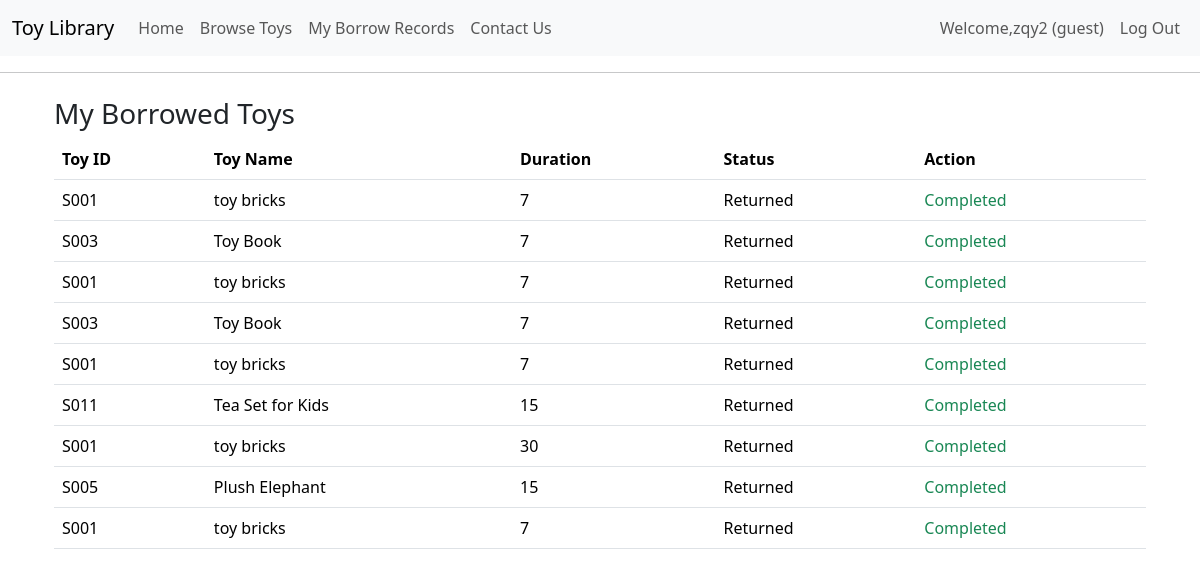
/my-borrows (signed in), run on the app's committed database.
### app.py (models this page shows)
class User(UserMixin, db.Model):
    id = db.Column(db.Integer, primary_key=True)
    username = db.Column(db.String(50), unique=True, nullable=False)
    email = db.Column(db.String(100), unique=True, nullable=False)
    phone = db.Column(db.String(20), nullable=False)
    password = db.Column(db.String(200), nullable=False)
    role = db.Column(db.String(20), nullable=False)  # "admin" or "guest"

class BorrowRecord(db.Model):
    id = db.Column(db.Integer, primary_key=True)
    user_id = db.Column(db.Integer, db.ForeignKey('user.id'))  # 外键关联到用户
    toy_id = db.Column(db.Integer, nullable=False)
    toy_name = db.Column(db.String(100), nullable=False)
    first_name = db.Column(db.String(50), nullable=False)
    last_name = db.Column(db.String(50), nullable=False)
    email = db.Column(db.String(100), nullable=False)
    phone = db.Column(db.String(20), nullable=False)
    duration = db.Column(db.String(10), nullable=False)
    returned = db.Column(db.Boolean, default=False)

### app.py (the view)
@app.route("/my-borrows")
@login_required
def my_borrows():
    if current_user.role != 'guest':
        return "Only guest users can access this page", 403
    records = BorrowRecord.query.filter_by(user_id=current_user.id).all()
    return render_template("my_borrows.html", records=records)

### app.py (called while the page is built)
@login_manager.user_loader
def load_user(user_id):
    return User.query.get(int(user_id))

### templates/my_borrows.html
{% extends "base.html" %}
{% block content %}
<div class="container mt-4">
    <h3>My Borrowed Toys</h3>
    <table class="table">
        <thead>
            <tr>
                <th>Toy ID</th>
                <th>Toy Name</th>
                <th>Duration</th>
                <th>Status</th>
                <th>Action</th>
            </tr>
        </thead>
        <tbody>
            {% for record in records %}
            <tr>
                <td>{{ record.toy_id }}</td>
                <td>{{ record.toy_name }}</td>
                <td>{{ record.duration }}</td>
                <td>{{ "Returned" if record.returned else "Borrowed" }}</td>
                <td>
                    {% if not record.returned %}
                    <a href="{{ url_for('return_and_rate', record_id=record.id) }}" class="btn btn-sm btn-primary">Return & Rate</a>
                    {% else %}
                    <span class="text-success">Completed</span>
                    {% endif %}
                </td>
            </tr>
            {% endfor %}
        </tbody>
    </table>
</div>
{% endblock %}

### templates/base.html (shortened to what this page needs)
<!DOCTYPE html>
<html lang="en">
<head>
    <link href="https://cdn.jsdelivr.net/npm/bootstrap@5.3.3/dist/css/bootstrap.min.css" rel="stylesheet">
</head>
<body>
<nav class="navbar navbar-expand-lg navbar-light bg-light">
  <div class="container-fluid">
    <a class="navbar-brand" href="/">Toy Library</a>
    <div class="collapse navbar-collapse" id="navbarNav">
      <ul class="navbar-nav me-auto mb-2 mb-lg-0">
        <li class="nav-item">
          <a class="nav-link" href="/">Home</a>
        </li>
        <li class="nav-item">
          <a class="nav-link" href="/toys">Browse Toys</a>
        </li>
        {% if current_user.is_authenticated and current_user.role == 'guest' %}
        <li class="nav-item">
         <a class="nav-link" href="{{ url_for('my_borrows') }}">My Borrow Records</a>
        </li>
        {% endif %}
        <li class="nav-item">
          <a class="nav-link" href="/contact">Contact Us</a>
        </li>
      </ul>
      <ul class="navbar-nav ms-auto mb-2 mb-lg-0">
        {% if current_user.is_authenticated %}
          <li class="nav-item">
            <span class="nav-link">Welcome,{{ current_user.username }} ({{ current_user.role }})</span>
          </li>
          <li class="nav-item">
            <a class="nav-link" href="{{ url_for('logout') }}">Log Out</a>
          </li>
        {% endif %}
      </ul>
    </div>
  </div>
</nav>
<hr>
<div class="container mt-4">
    {% block content %}{% endblock %}
</div>
</body>
</html>

### data on the page
User: username "zqy2", role "guest"
BorrowRecord: toy_id "S001", toy_name "toy bricks", duration "7", returned "Returned", shows "Completed"
BorrowRecord: toy_id "S003", toy_name "Toy Book", duration "7", returned "Returned", shows "Completed"
BorrowRecord: toy_id "S001", toy_name "toy bricks", duration "7", returned "Returned", shows "Completed"
BorrowRecord: toy_id "S003", toy_name "Toy Book", duration "7", returned "Returned", shows "Completed"
BorrowRecord: toy_id "S001", toy_name "toy bricks", duration "7", returned "Returned", shows "Completed"
BorrowRecord: toy_id "S011", toy_name "Tea Set for Kids", duration "15", returned "Returned", shows "Completed"
BorrowRecord: toy_id "S001", toy_name "toy bricks", duration "30", returned "Returned", shows "Completed"
BorrowRecord: toy_id "S005", toy_name "Plush Elephant", duration "15", returned "Returned", shows "Completed"
BorrowRecord: toy_id "S001", toy_name "toy bricks", duration "7", returned "Returned", shows "Completed"
